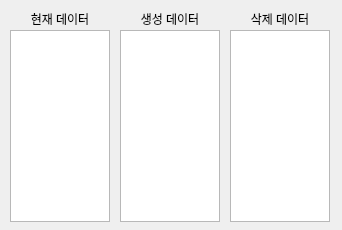
<?xml version="1.0" encoding="UTF-8"?>
<ui version="4.0">
 <class>AllInfo</class>
 <widget class="QWidget" name="AllInfo">
  <property name="geometry">
   <rect>
    <x>0</x>
    <y>0</y>
    <width>342</width>
    <height>230</height>
   </rect>
  </property>
  <property name="windowTitle">
   <string>Form</string>
  </property>
  <widget class="QLabel" name="label">
   <property name="geometry">
    <rect>
     <x>10</x>
     <y>10</y>
     <width>100</width>
     <height>15</height>
    </rect>
   </property>
   <property name="text">
    <string>&lt;html&gt;&lt;head/&gt;&lt;body&gt;&lt;p align=&quot;center&quot;&gt;현재 데이터&lt;/p&gt;&lt;/body&gt;&lt;/html&gt;</string>
   </property>
  </widget>
  <widget class="QListWidget" name="listWidget_currentData">
   <property name="geometry">
    <rect>
     <x>10</x>
     <y>30</y>
     <width>100</width>
     <height>192</height>
    </rect>
   </property>
  </widget>
  <widget class="QListWidget" name="listWidget_createData">
   <property name="geometry">
    <rect>
     <x>120</x>
     <y>30</y>
     <width>100</width>
     <height>192</height>
    </rect>
   </property>
  </widget>
  <widget class="QLabel" name="label_2">
   <property name="geometry">
    <rect>
     <x>120</x>
     <y>10</y>
     <width>100</width>
     <height>15</height>
    </rect>
   </property>
   <property name="text">
    <string>&lt;html&gt;&lt;head/&gt;&lt;body&gt;&lt;p align=&quot;center&quot;&gt;생성 데이터&lt;/p&gt;&lt;/body&gt;&lt;/html&gt;</string>
   </property>
  </widget>
  <widget class="QListWidget" name="listWidget_deleteData">
   <property name="geometry">
    <rect>
     <x>230</x>
     <y>30</y>
     <width>100</width>
     <height>192</height>
    </rect>
   </property>
  </widget>
  <widget class="QLabel" name="label_3">
   <property name="geometry">
    <rect>
     <x>230</x>
     <y>10</y>
     <width>100</width>
     <height>15</height>
    </rect>
   </property>
   <property name="text">
    <string>&lt;html&gt;&lt;head/&gt;&lt;body&gt;&lt;p align=&quot;center&quot;&gt;삭제 데이터&lt;/p&gt;&lt;/body&gt;&lt;/html&gt;</string>
   </property>
  </widget>
 </widget>
 <resources/>
 <connections/>
</ui>
